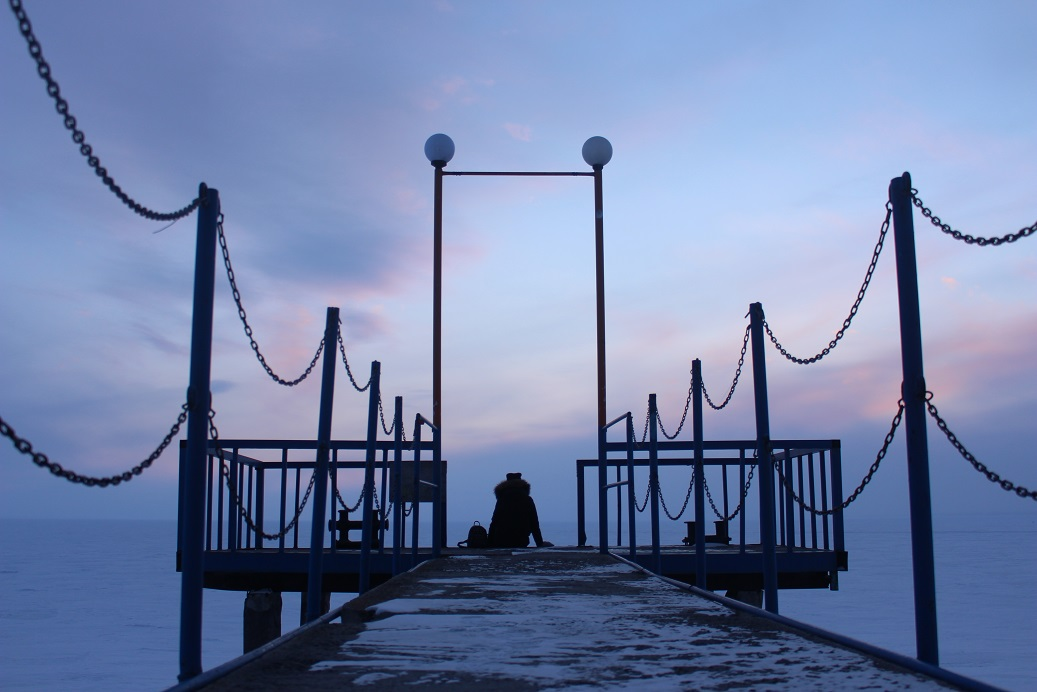
#> input picture IMG_2490.JPG, 1037 x 692 px
$ python task1.py
#> lines starting #> are read from the running program, lines starting #| are printed output that depends on the picture; after the words box and inside, x2 and y2 are one past the last pixel; in counts of white or black regions, pixels touching at a corner belong together
import cv2

T = 200
lightCount = 0
im = cv2.imread("IMG_2490.JPG", cv2.IMREAD_GRAYSCALE)
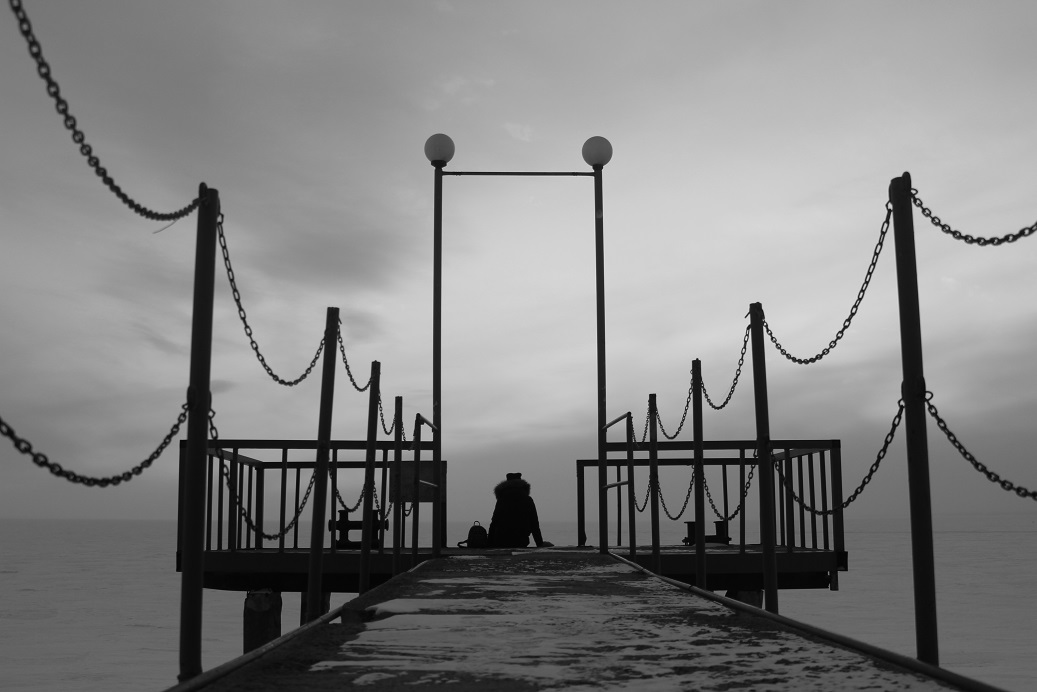
#> im: shape (692, 1037); min 0, max 229, mean 129.3
#img_gray = cv2.cvtColor(im, cv2.COLOR_BGR2GRAY)
#print(img_gray)
size = len(im) * len(im[0])
#> size = 717604
for i in range(len(im)):
    for j in range(len(im[i])):
        #print(im[i, j])
        if im[i, j] > T:
            lightCount += 1
            im[i, j] = 255
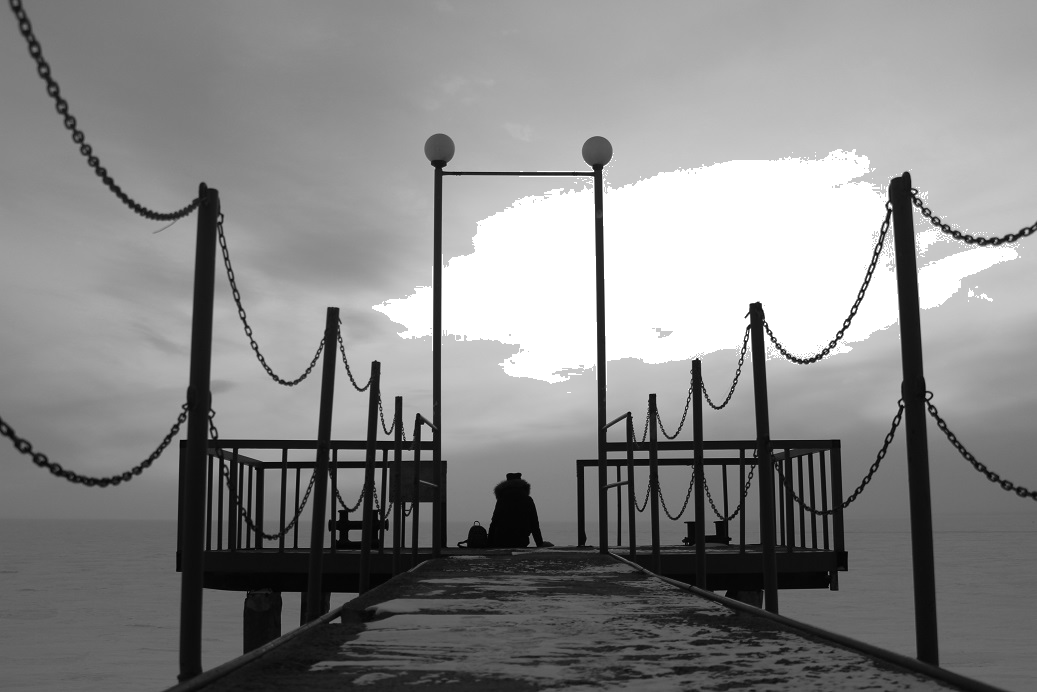
#> im: shape (692, 1037); 11.09% of pixels changed, all inside (x1, y1, x2, y2) = (372, 149, 1024, 393)
#> after the loop, lightCount = 79568

print("light = ", lightCount, "szie = ", size)
#| light =  79568 szie =  717604
cv2.imshow('image',im)
cv2.waitKey(0)
cv2.destroyAllWindows()

$ run again, with 1234.jpg copied over IMG_2490.JPG
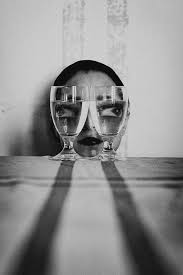
#> input picture 1234.jpg, 183 x 275 px
#> im is the input picture: shape (275, 183); min 0, max 238, mean 144.4
#> size = 50325
#> after the loop `for i in range(len(im)):`:
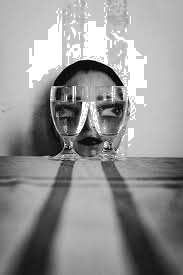
#> im: shape (275, 183); 7.81% of pixels changed, all inside (x1, y1, x2, y2) = (26, 0, 147, 157)
#> after the loop `for i in range(len(im)):`: lightCount = 3931
#| light =  3931 szie =  50325
